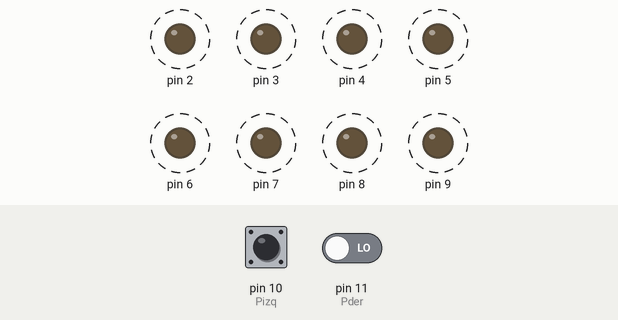
Recording of a sketch running on a simulated Arduino Uno, built with avr-gcc and run on an emulated ATmega328P. Parts: output pins drawn as LEDs (lit = HIGH). Dashed ring = blinking. The test bench sets the inputs (shaded band); at power-on: pin 10 (Pizq) LOW, pin 11 (Pder) LOW.

Above: at 1.29 s.
1.3 s: pin 10 (Pizq) driven HIGH
At 2.1 s:
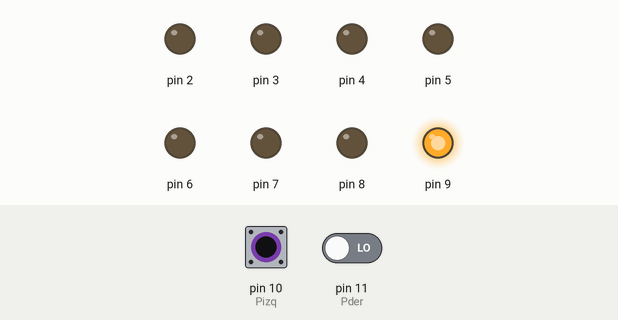
2.8 s: pin 11 (Pder) driven HIGH
At 3.7 s:
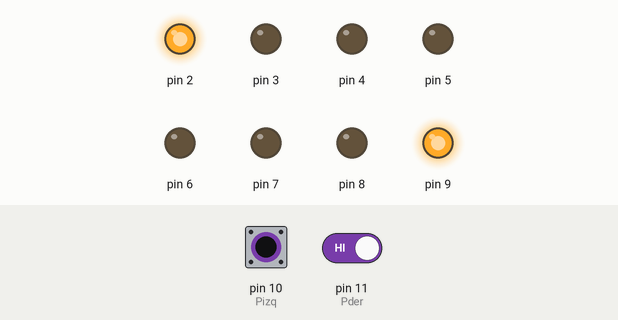
4.3 s: pin 10 (Pizq) driven LOW and pin 11 (Pder) driven LOW
At 4.45 s:
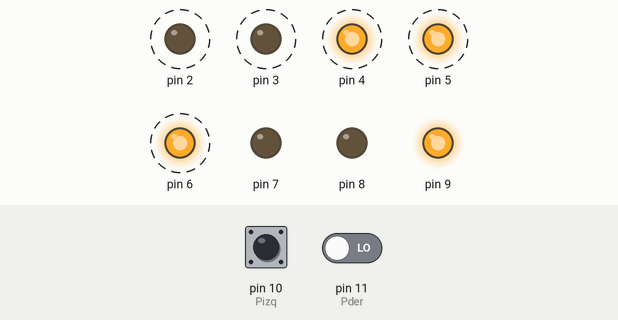
7.3 s: pin 10 (Pizq) pulsed HIGH 2 times (0.12 s each, 0.3 s apart)
Timing chart, 0 to 11.3 s (numbered marks = the images above; inputs shaded):
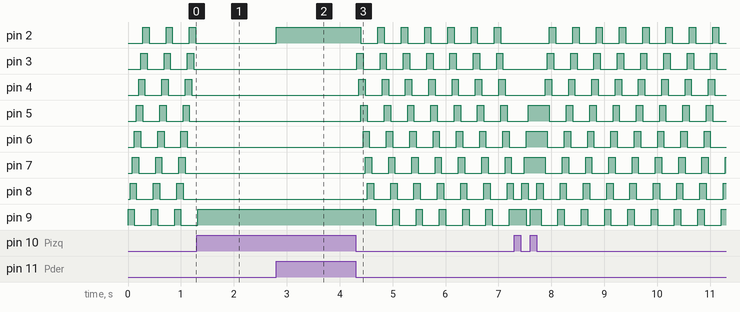

The sketch:

Entradas_Digitais.ino
```cpp
//Delcaração dos LED
byte led1=2;
byte led2=3;
byte led3=4;
byte led4=5;
byte led5=6;
byte led6=7;
byte led7=8;
byte led8=9;
byte Pizq=10; //botao esquerdo
byte Pder=11; //botao direito

int i; //Contador para o FOR
long vel=40; //Velocidade das Luzes
byte valor=1; //Armacena o dado do botao

void setup() {
  // put your setup code here, to run once:
  //Configura os 8 Pinos digitais como SAIDAS
  for(i=led1;i<=led8;i++){
    pinMode(i,OUTPUT);
  }
  // Configura os PINOS 10 e 11 Como Entradas
  pinMode(Pizq,INPUT);
  pinMode(Pder,INPUT);
}

void loop() {
  //Se "valor" é Zero gire para direita
  if(valor==0){
   //Ascende os LEDs da Esquerda a Direita
    for(i=led1;i<=led8+3;i++){
      if(i<=led8){
        digitalWrite(i,HIGH); //Ascende o LED
      }

      if(i>led3){
        digitalWrite(i-3,LOW); //Desliga o LED
      }
      delay(vel);           //Atraso (Espera o valor de vel)

      //Le os dois botoes
      if(digitalRead(Pizq)){
        valor=1;i=led8+3; //Cambia o valor e sai do FOR
      }
      if(digitalRead(Pder)){
        valor=0;i=led8+3; //Cambia o valor e sai do FOR
      }
    }
  }

  //Se "valor" é Zero gire para ESQUERDA
  if(valor==1){
   //Ascende os LEDs da Direita a Esquerda
    for(i=led8;i>=led1-3;i--){
      if(i>=led1){
        digitalWrite(i,HIGH); //Ascende o LED
      }

      if(i<led6){
        digitalWrite(i+3,LOW); //Desliga o LED
      }
      delay(vel);           //Atraso (Espera o valor de vel)

      //Le os dois botoes
      if(digitalRead(Pizq)){
        valor=1;i=led1-3; //Cambia o valor e sai do FOR
      }
      if(digitalRead(Pder)){
        valor=0;i=led1-3; //Cambia o valor e sai do FOR
      }
    }
  }
}
```

Measured:
- after the input at 1.3 s, pin 2–8: stops changing and stays LOW; pin 9: goes on until 1.3 s, then stays HIGH
- after the input at 2.8 s, pin 2: LOW → HIGH at once
- after the input at 4.3 s, pin 2: alternates HIGH for 0.12 s and LOW for 0.32 s, starting after 0.10 s; pin 3: alternates HIGH for 0.12 s and LOW for 0.32 s, starting at once
- by itself, pin 2–9: alternates HIGH for 0.12 s and LOW for 0.32 s
